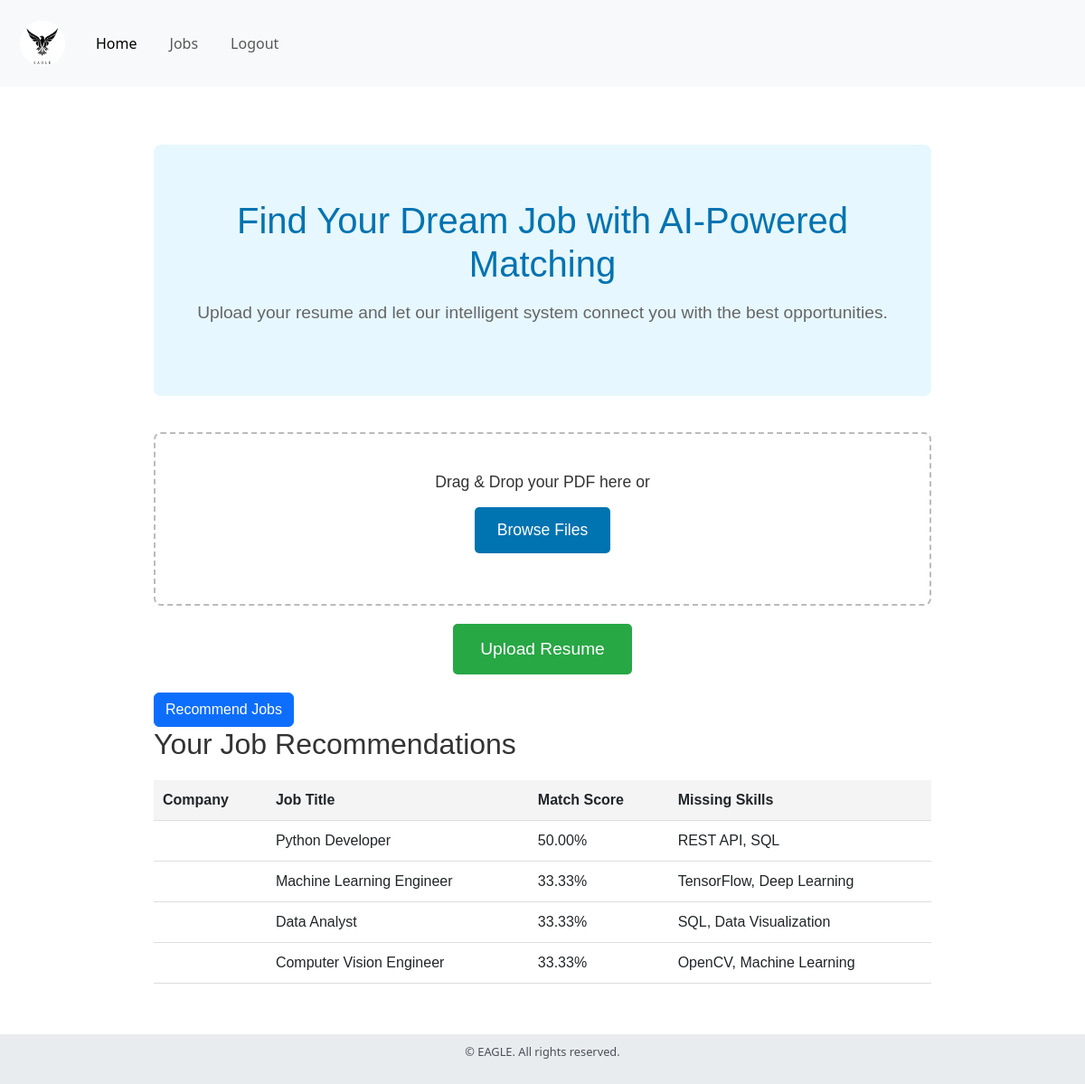
Screenshot of / (signed in) with the database file from the repository.
### app/models.py (models this page shows)
class JobRecommendation(db.Model):
    id = db.Column(db.Integer, primary_key=True)
    user_id = db.Column(db.Integer, db.ForeignKey('user.id'), nullable=False)
    job_title = db.Column(db.String(100), nullable=False)
    match_score = db.Column(db.Float, nullable=False)
    missing_skills = db.Column(db.String(255), nullable=True)

### app/views.py (the view)
@app.route('/')
def home():
    recommendations = []
    if 'user' in session:
        user_id = session['user']['id']
        recommendations = JobRecommendation.query.filter_by(user_id=user_id).all()
    return render_template('home.html', recommendations=recommendations)

### app/templates/home.html (shortened to what this page needs)
{% extends "base.html" %}
{% block content %}
<div class="home-page">
    <div class="hero-section">
        <div class="hero-content">
            <h1 class="hero-title">Find Your Dream Job with AI-Powered Matching</h1>
            <p class="hero-subtitle">Upload your resume and let our intelligent system connect you with the best opportunities.</p>
        </div>
    </div>
    <div class="upload-section">
        <form id="upload-form" method="POST" action="{{ url_for('upload') }}" enctype="multipart/form-data">
            <div id="drop-area">
                <p class="drop-message">Drag & Drop your PDF here or</p>
                <label for="fileElem" class="browse-button">Browse Files</label>
            </div>
            <button type="submit" class="upload-button">Upload Resume</button>
        </form>
    </div>
    <button id="recommend-btn" class="btn btn-primary">Recommend Jobs</button>
    <div id="recommendations">
        {% if recommendations %}
        <h2>Your Job Recommendations</h2>
        <table class="table">
            <thead>
                <tr>
                    <th>Company</th>
                    <th>Job Title</th>
                    <th>Match Score</th>
                    <th>Missing Skills</th>
                </tr>
            </thead>
            <tbody>
                {% for rec in recommendations %}
                <tr>
                    <td>{{ rec.company }}</td>
                    <td>{{ rec.job_title }}</td>
                    <td>{{ "%.2f"|format(rec.match_score) }}%</td>
                    <td>{{ rec.missing_skills }}</td>
                </tr>
                {% endfor %}
            </tbody>
        </table>
        {% else %}
        <p>No recommendations yet. Upload a resume to get started.</p>
        {% endif %}
    </div>
</div>
<link rel="stylesheet" href="{{ url_for('static', filename='css/home.css') }}">
{% endblock %}

### app/templates/base.html (shortened to what this page needs)
<!DOCTYPE html>
<html lang="en">
<head>
    <link rel="stylesheet" href="{{ url_for('static', filename='css/style.css') }}">
    <link href="https://cdn.jsdelivr.net/npm/bootstrap@5.3.0/dist/css/bootstrap.min.css" rel="stylesheet">
</head>
<body>
    <div class="content-wrap">
        <nav class="navbar navbar-expand-lg bg-body-tertiary">
            <div class="container-fluid">
                <a class="navbar-brand" href="{{ url_for('home') }}">
                    <img src="{{ url_for('static', filename='logo/cropped_image.png') }}" alt="EAGLE Logo">
                </a>
                <div class="collapse navbar-collapse" id="navbarNav">
                    <ul class="navbar-nav">
                        <li class="nav-item">
                            <a class="nav-link active" aria-current="page" href="{{ url_for('home') }}">Home</a>
                        </li>
                        {% if 'user' in session %}
                            <li class="nav-item">
                                <a class="nav-link" href="{{ url_for('dashboard') }}">Jobs</a>
                            </li>
                            <li class="nav-item">
                                <a class="nav-link" href="{{ url_for('logout') }}">Logout</a>
                            </li>
                        {% else %}
                            <li class="nav-item">
                                <a class="nav-link" href="{{ url_for('login') }}">Login</a>
                            </li>
                        {% endif %}
                    </ul>
                </div>
            </div>
        </nav>
        <div class="container mt-4">
            {% block content %}{% endblock %}
        </div>
    </div>
    <footer class="text-center">
        <div class="container">
            <p>&copy; {{ year }} EAGLE. All rights reserved.</p>
        </div>
    </footer>
</body>
</html>

### app/static/css/style.css (style rules this page uses)
body { font-family: Arial, sans-serif; text-align: center; }
nav a { margin: 10px; text-decoration: none; font-weight: bold; }

### app/static/css/home.css (style rules this page uses)
.home-page { font-family: 'Arial', sans-serif; color: #333; max-width: 900px; margin: 0 auto; padding: 40px 20px; }
.hero-section { background-color: #e6f7ff; padding: 60px 20px; text-align: center; border-radius: 8px; margin-bottom: 40px; }
.hero-title { font-size: 2.5em; color: #0073b1; margin-bottom: 15px; }
.hero-subtitle { font-size: 1.2em; color: #666; line-height: 1.6; }
.upload-section { text-align: center; }
#drop-area { border: 2px dashed #bbb; border-radius: 8px; padding: 40px; margin-bottom: 20px; cursor: pointer; }
.drop-message { font-size: 1.1em; margin-bottom: 15px; }
.browse-button { padding: 12px 25px; background-color: #0073b1; color: white; border: none; border-radius: 5px; font-size: 1.1em; cursor: pointer; transition: background-color 0.3s ease; }
.upload-button { display: block; margin: 20px auto; padding: 14px 30px; background-color: #28a745; color: white; border: none; border-radius: 5px; font-size: 1.2em; cursor: pointer; transition: background-color 0.3s ease; }
.table { width: 100%; border-collapse: collapse; margin-top: 20px; }
.table th, .table td { padding: 10px; text-align: left; border-bottom: 1px solid #ddd; }
.table th { background-color: #f4f4f4; }

### app/templates/base.html (style rules this page uses)
body { display: flex; flex-direction: column; min-height: 100vh; }
.content-wrap { flex: 1; }
footer { width: 100%; background-color: #e9ecef; padding: 10px 0; font-size: 0.8rem; color: #495057; }
.navbar-brand img { max-height: 50px; width: auto; }

### rows the page displays
JobRecommendation: job_title "Python Developer", match_score "50.00", missing_skills "REST API, SQL"
JobRecommendation: job_title "Machine Learning Engineer", match_score "33.33", missing_skills "TensorFlow, Deep Learning"
JobRecommendation: job_title "Data Analyst", match_score "33.33", missing_skills "SQL, Data Visualization"
JobRecommendation: job_title "Computer Vision Engineer", match_score "33.33", missing_skills "OpenCV, Machine Learning"
